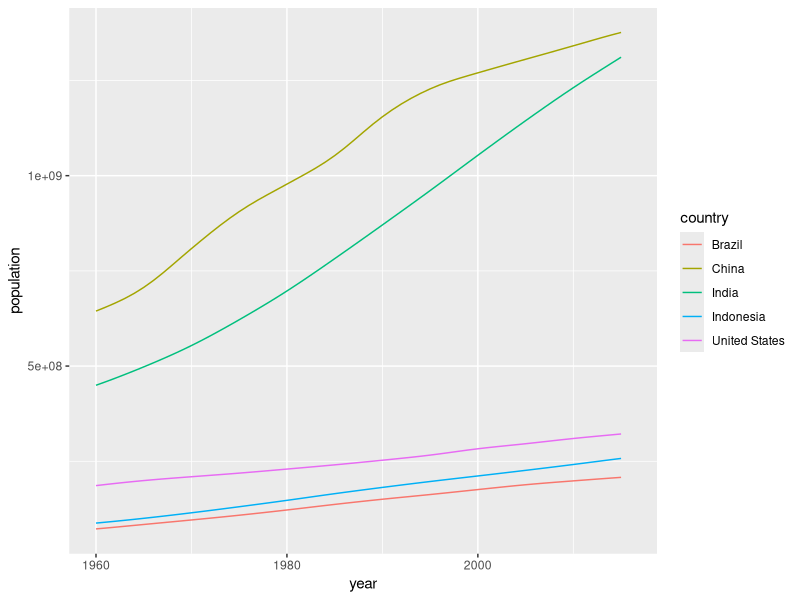
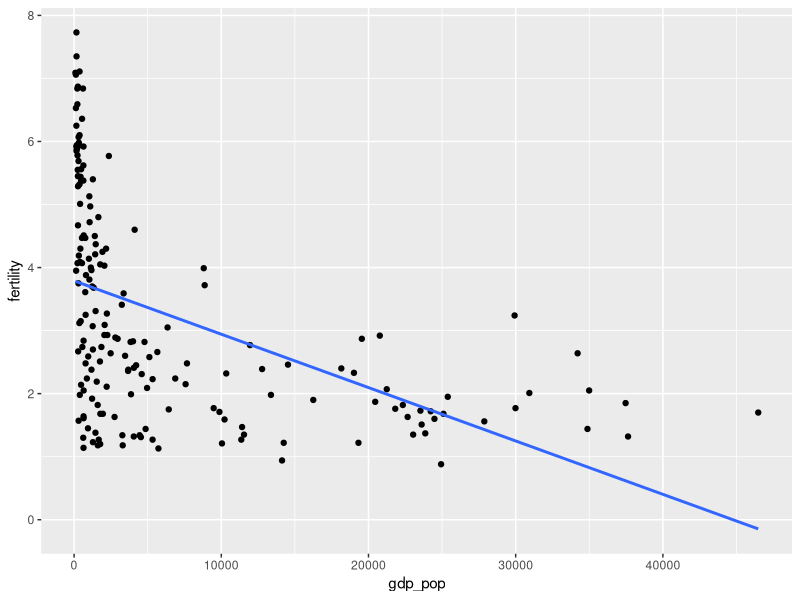
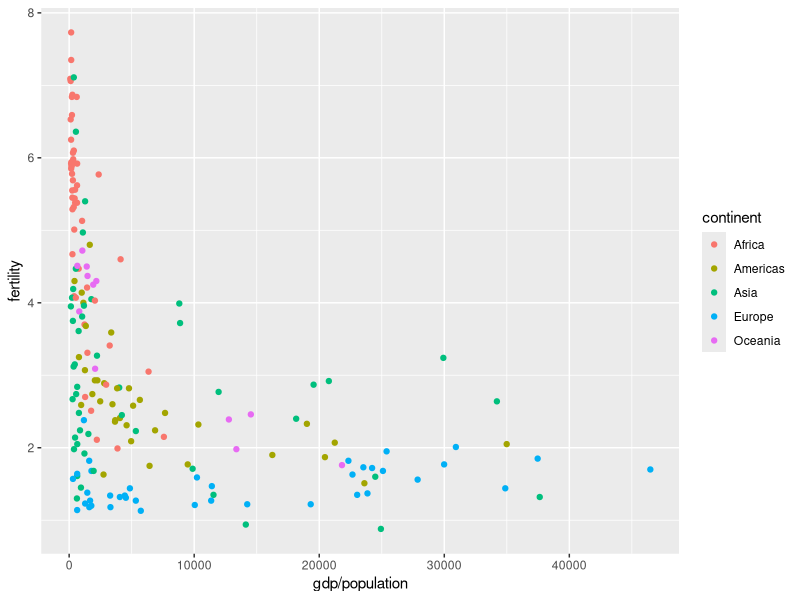

R code for these plots, in order:
##install.packages("dslabs")
library(tidyverse)
library(dslabs)


gapminder %>% as_tibble()%>%
  head(5)

view(gapminder)

# Extract a vector with the 5 countries with the largest population size

top5_countries <- gapminder|> 
  filter(year == 2015) |> 
  arrange(-population) |> 
  select(country) |> 
  head(5) |> 
  pull()
  
gapminder |> 
  filter(country %in% top5_countries) |> 
  ggplot()+
  geom_line(mapping = aes(x= year, y= population, color= country))


##Question 2. Rank the following countries in infant mortality rate in 2015.
##Turkey, Poland, South Korea, Russia, Vietnam, South Africa

gapminder |> 
  filter(year == 2015, country %in% c("Turkey", "Poland", "South Korea", "Russia", "Vietnam", "South Africa")) |>
  arrange(infant_mortality) |> 
  select(country,infant_mortality) |> 
  knitr::kable()

#Question 3. What is the general relationship between per-capita GDP and fertility rate?

gapminder |> 
  filter(year == 2000) |>
  mutate(gdp_pop = gdp/population) |> 
  ggplot(aes(y=fertility, x =gdp_pop))+
  geom_point()+
  geom_smooth(se=F, method="lm")

#Question 4. If you break down the relationship between per-capita GDP and fertility rate by continent, which continent (or regions) stands out as an outlier? (Bonus question: why might this be?)

gapminder |> 
  filter(year== "2000") |> 
  ggplot(aes(y=fertility, x = gdp/population, color=continent))+
  geom_point()
 
  
 
 
  
